Frame 1 (no input): blank canvas, image omitted
Frame 60 (the mouse pressed at the canvas centre just before this capture): blank canvas, image omitted
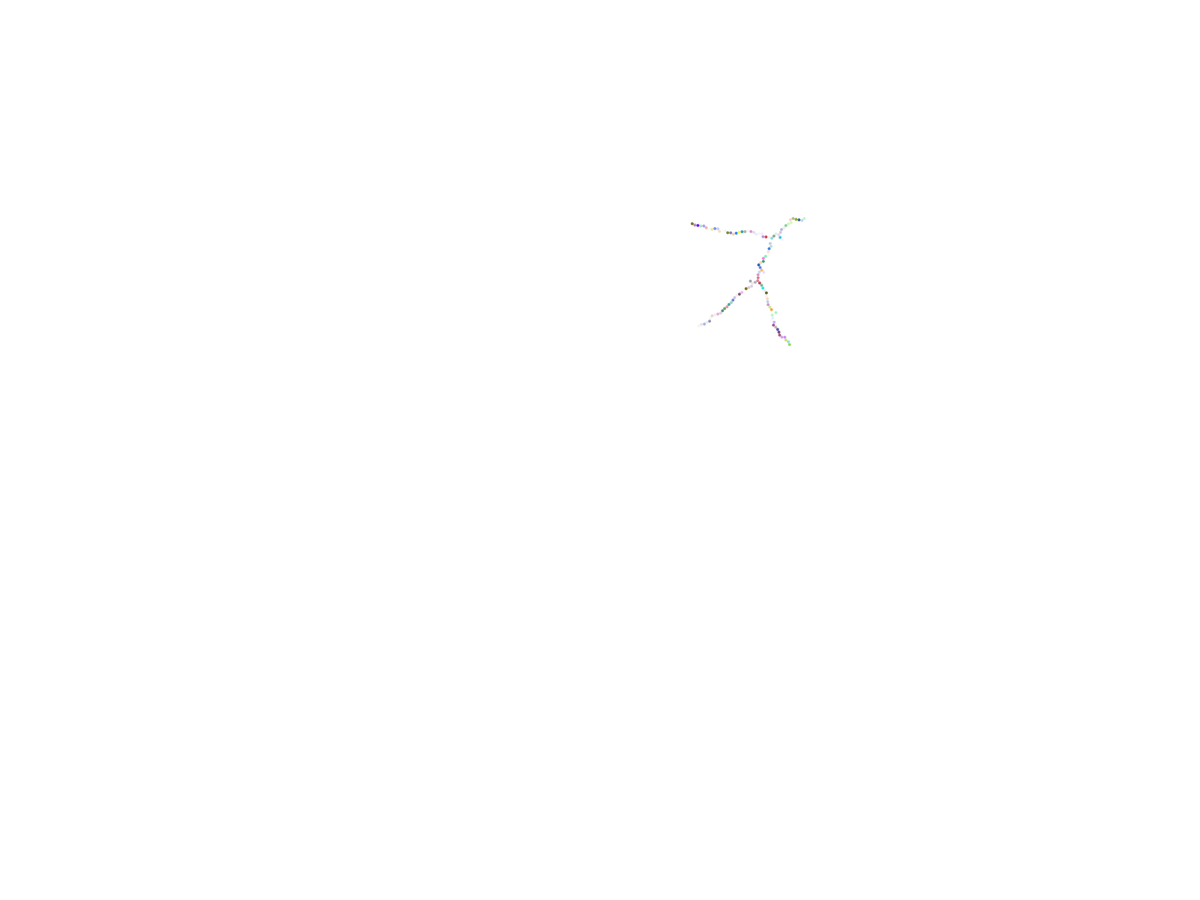
Frame 120 (the mouse held since frame 60 and released just before this capture)

The Processing sketch whose frames 1 and 60 were blank and that drew this single picture after the mouse press (run headless with seeded random() and noise(); from frame 60 on, the mouse is pressed at the canvas centre):

// Processing sketch: Circle_system_run
// ── Circle_system_run.pde
CircleSystem system;

void setup()
{
  fullScreen();
  background(255);
  system = new CircleSystem();
  frameRate(200);
}

void draw()
{
  background(255);
  system.display();
  system.addCircle();
}

// ── Circle.pde
class Circle
{
  PVector pos;
  float r;


  Circle(float x, float y, float r)
  {
    pos = new PVector(x, y);
    this.r = r;
  }

  void setPos(float x, float y)
  {
    pos.x = x;
    pos.y = y;
  }

  boolean touch(Circle c)
  {
    float dist = PVector.dist(pos, c.pos); 
    return dist < r + c.r;
  }

  void display()
  {
    noStroke();
    fill(color(random(255), random(255), random(255), random(255)));
    ellipse(pos.x, pos.y, 2*r, 2*r);
  }
}

// ── CircleSystem.pde
class CircleSystem
{
  ArrayList<Circle> circles;
  float size = 2;

  CircleSystem()
  {
    circles = new ArrayList();
  }

  void addCircle()
  {
    Circle c = new Circle(random(width), random(height), size);
    int tries = 0;
    while (touchAny(c))
    {
      c.setPos(random(width), random(height));
      tries++;
      if (tries > 2000) return;
    }
    move(c);
    circles.add(c);
  }

  boolean touchAny(Circle circle)
  {
    for (Circle c : circles)
    {
      if (circle.touch(c)) return true;
    } 
    return false;
  }

  void move(Circle circle)
  {
    if (circles.size() > 0)
    {
      float minDistance = width * 2;
      Circle closest = null;
      for (Circle c : circles)
      {
        float distance = PVector.dist(circle.pos, c.pos);
        if (distance < minDistance)
        {
          minDistance = distance;
          closest = c;
        }
      }
      PVector dif = PVector.sub(closest.pos, circle.pos);
      dif.setMag(dif.mag() - circle.r - closest.r);
      circle.pos.add(dif);
    }
  }
  
  void display()
  {
    for(Circle c: circles)
     {
       c.display(); 
    }
    
  }
  
}
